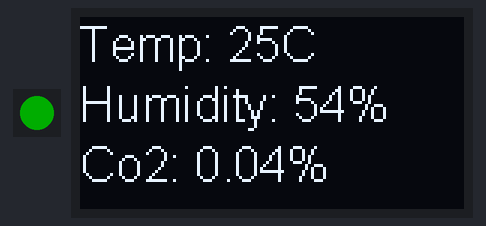
The sketch below on a simulated ESP8266 (NodeMCU). Shown: 1 RGB LEDs in strip order, left to right, 128×64 one-colour display. Dim RGB values are drawn brighter than linear.

Above: at 5.1 s.
At 10.1 s:
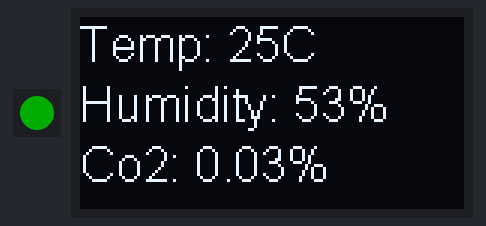
At 15.1 s:
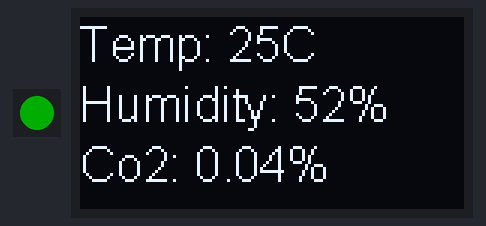

Measured:
- by itself, everything shown: repeats every 20.0 s, in 3 steps
- what the display in image 0 shows lasts 5.0 s, from 5.0 s to 10.0 s
- what the display in image 2 shows lasts 10.0 s, from 15.1 s to 25.1 s

The sketch:

main.ino
```cpp
#include <SSD1306Wire.h>
#include <Adafruit_NeoPixel.h>                  // 操作WS2812B需要使用的库

#define PIN         2     //GPIO0接口
#define NUMPIXELS   1    //彩灯个数

Adafruit_NeoPixel led(NUMPIXELS, PIN, NEO_GRB + NEO_KHZ800);


const int I2C_ADDR = 0x3c;
#define SDA_PIN 22
#define SCL_PIN 21
SSD1306Wire oled(I2C_ADDR, SDA_PIN, SCL_PIN);
void setup() {
 led.begin();
 led.setBrightness(50); //设置亮度 (0~255)
 Serial.begin(115200);
 oled.init();
 oled.flipScreenVertically();
 oled.setContrast(255);

}

void loop() {
  // put your main code here, to run repeatedly:
  oled.clear();
  delay(5000);
  oled.setFont(ArialMT_Plain_16);
  oled.drawString(0,0, "Temp: 25C");
  oled.drawString(0,20, "Humidity: 54%");
  oled.drawString(0,40, "Co2: 0.04%");
  oled.display();
  led.setPixelColor(0,led.Color(0, 255, 0)); //红色
  led.show();   //刷新显示
  delay(5000);
  oled.clear();
  oled.drawString(0,0, "Temp: 25C");
  oled.drawString(0,20, "Humidity: 53%");
  oled.drawString(0,40, "Co2: 0.03%");
  oled.display();
  delay(5000);
  oled.clear();
  oled.drawString(0,0, "Temp: 25C");
  oled.drawString(0,20, "Humidity: 52%");
  oled.drawString(0,40, "Co2: 0.04%");
  oled.display();
  delay(5000);
}
```
